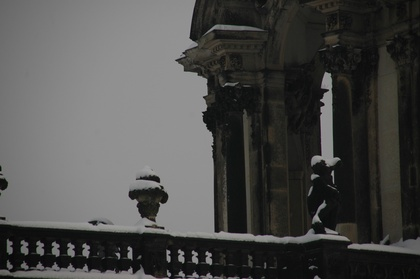
%> input picture data/fingerprints/Nikon_D70_0_19449.JPG, 420 x 279 px, shrunk from 3008 x 2000 before the run; its folder holds only this picture in this run
$ octave cal_parameters.m   (GNU Octave 9; MATLAB toolbox functions it lacks are replaced by stand-ins)
%> lines starting %> are read from the running program, lines starting %| are printed output that depends on the picture
### function_stdEst2D.m
function dev=function_stdEst2D(z,method)
% Estimate noise standard deviation (AWGN model)
%
% dev = function_stdEst2D(z,method)
%
%
% OUTPUT
% ------
% dev    :  estimated noise standard deviation
%
% INPUTS
% ------
% z      :  noisy observation (1D vector or 2D image)
% method :  method to attenuate signal (optional input)
%             0  standard shifted differences
%             1  cascaded horizontal-vertical shifted differences
%             2  wavelet domain estimation  (DEFAULT)
%             3  wavelet domain estimation with boundary removal
%             4  Immerkaer's method  (FASTEST)
%
%             7  Immerkaer's method with Daubechies-based Laplacian
%             8  Blockwise Immerkaer's method with Daubechies-based Laplacian
%
%
%  methods 0-3 are based on the Median of Absolute Deviation (MAD)
%  technique, whereas method 4 is based on Laplacian filtering
%
% Alessandro Foi - Tampere University of Technology - 2005-2006
% -----------------------------------------------------------------------
if nargin==1
    method=2; %% by default use Daubechies wavelets, without caring about boundary
end
if min(abs(method-[0 1 2 3 4 7 8]))>0
    disp(' ');disp('   !!!!!   Second argument must be either 0, 1, 2, 3, 4, 7, or 8.  (see help)');disp(' ');
    return
end
if ndims(z)>2
    disp(' ');disp('   !!!!!   Input has to be 1D vector or 2D image.  ');disp(' ');
    return
end
size_z=size(z);
if min(size_z(1:2))==1   %% 1D vector
    z=z(:);  % column
    if method==0||method==1 %%%% standard shifted differences
        z1=circshift(z,[1 0]);
        dz=abs(z(2:end,:)-z1(2:end,:));
        dev=median(dz(:))/(0.6745*sqrt(2));
    end
    if method==2  %%% wavelet domain estimation (Daubechies length 6)
        daub6kern=[0.03522629188571 0.08544127388203 -0.13501102001025 -0.45987750211849 0.80689150931109 -0.33267055295008]';
        wav_det=conv2(z,daub6kern,'same');
        dev=median(abs(wav_det(:)))/.6745;
    end
    if method==3  %%% wavelet domain estimation (Daubechies length 6)
        daub6kern=[0.03522629188571 0.08544127388203 -0.13501102001025 -0.45987750211849 0.80689150931109 -0.33267055295008]';
        wav_det=conv2(z,daub6kern,'valid');
        dev=median(abs(wav_det(:)))/.6745;
    end
    if method==4    %%% Immerkaer
        LAPL=[1 -2 1]';
        LAPL=LAPL*sqrt(pi/2/sum(LAPL(:).^2));
        YY=conv2(z,LAPL,'valid');
        dev=mean(abs(YY(:)));
    end
    if method==7    %%% Immerkaer-Daubechies
        daub6kern=[0.03522629188571 0.08544127388203 -0.13501102001025 -0.45987750211849 0.80689150931109 -0.33267055295008]';
        LAPL=conv(daub6kern,daub6kern);
        YY=conv2(z,daub6kern*sqrt(pi/2/sum(LAPL(:).^2)),'valid');
        YY=conv2(YY,daub6kern,'valid');
        dev=mean(abs(YY(:)));
    end
    if method==8    %%% blockwise Immerkaer-Daubechies
        daub6kern=[0.03522629188571 0.08544127388203 -0.13501102001025 -0.45987750211849 0.80689150931109 -0.33267055295008]';
        LAPL=conv2(daub6kern,daub6kern);
        YY=conv2(z,daub6kern*sqrt(pi/2/sum(LAPL(:).^2)),'valid');
        YY=conv2(YY,daub6kern,'valid');
        LL=16;
        NB1=floor(size(YY,1)/LL);
        YY=YY(1:NB1*LL);
        dev=median(mean(abs(reshape(YY,[LL NB1])),1));
    end
else  %% image
    if method==0 %%%% standard shifted differences
        z1=circshift(z,[1 0]);
        dz=abs(z(2:end,:)-z1(2:end,:));
        dev=median(dz(:))/(0.6745*sqrt(2));
        z2=circshift(z,[0 1]);
        dz=abs(z(:,2:end)-z1(:,2:end));
        dev=0.5*dev+0.5*median(dz(:))/(0.6745*sqrt(2));
    end
    if method==1   %%%  cascaded horizontal-vertical shifted differences
        z1=circshift(z,[1 0]);
        dz=z(2:end,:)-z1(2:end,:);
        dev=median(dz(:))/(0.6745*sqrt(2));
        z1=circshift(dz,[0 1]);
        dz=abs(dz(:,2:end)-z1(:,2:end));
        dev=median(dz(:))/(0.6745*2);
    end
    if method==2  %%% wavelet domain estimation (Daubechies length 6)
        daub6kern=[0.03522629188571 0.08544127388203 -0.13501102001025 -0.45987750211849 0.80689150931109 -0.33267055295008];
        daub6kern=daub6kern(end:-1:1); %% flip is used only to give exactly same result as previous version of the code (which was using filter2)
        wav_det=conv2(z,daub6kern,'same');
        wav_det=conv2(wav_det,daub6kern','same');
        dev=median(abs(wav_det(:)))/.6745;
    end
    if method==3  %%% wavelet domain estimation (Daubechies length 6)
        daub6kern=[0.03522629188571 0.08544127388203 -0.13501102001025 -0.45987750211849 0.80689150931109 -0.33267055295008];
        wav_det=conv2(z,daub6kern,'valid');
        wav_det=conv2(wav_det,daub6kern','valid');
        dev=median(abs(wav_det(:)))/.6745;
    end
    if method==4    %%% Immerkaer
        LAPL=[1 -2 1;-2 4 -2;1 -2 1];
        LAPL=LAPL*sqrt(pi/2/sum(LAPL(:).^2));
        YY=conv2(z,LAPL,'valid');
        dev=mean(abs(YY(:)));
    end
    if method==7    %%% Immerkaer-Daubechies
        %LAPL=[1 -2 1;-2 4 -2;1 -2 1];
        daub6kern=[0.03522629188571 0.08544127388203 -0.13501102001025 -0.45987750211849 0.80689150931109 -0.33267055295008];
        LAPL=conv2(daub6kern,daub6kern);
        LAPL=conv2(LAPL,daub6kern');
        LAPL=conv2(LAPL,daub6kern');
        %    LAPL=LAPL*sqrt(pi/2/sum(LAPL(:).^2));
        %    YY=conv2(z,LAPL,'valid');
        YY=conv2(z,daub6kern*sqrt(pi/2/sum(LAPL(:).^2)),'valid');
        YY=conv2(YY,daub6kern,'valid');
        YY=conv2(YY,daub6kern','valid');
        YY=conv2(YY,daub6kern','valid');
        dev=mean(abs(YY(:)));
    end
    if method==8    %%% blockwise Immerkaer-Daubechies
        %LAPL=[1 -2 1;-2 4 -2;1 -2 1];
        daub6kern=[0.03522629188571 0.08544127388203 -0.13501102001025 -0.45987750211849 0.80689150931109 -0.33267055295008];
        LAPL=conv2(daub6kern,daub6kern);
        LAPL=conv2(LAPL,daub6kern');
        LAPL=conv2(LAPL,daub6kern');
        YY=conv2(z,daub6kern*sqrt(pi/2/sum(LAPL(:).^2)),'valid');
        YY=conv2(YY,daub6kern,'valid');
        YY=conv2(YY,daub6kern','valid');
        YY=conv2(YY,daub6kern','valid');
        LL=8;
        NB1=floor(size(YY,1)/LL);
        NB2=floor(size(YY,2)/LL);
        YY=YY(1:NB1*LL,1:NB2*LL);
        dev=median(mean(abs(YY(repmat(reshape(repmat([1:LL],[LL 1])'+repmat([0:LL*NB1:LL*LL*NB1-1]',[1 LL])',[LL*LL 1]) ,[1 NB1*NB2])+repmat(reshape(repmat([0:LL:NB1*LL-1],[NB2 1])+repmat(NB1*LL*[0:LL:NB2*LL-1]',[1 NB1]),[1 NB1*NB2]),[LL*LL 1]))),1));
        % [9 lines of commented-out code are left out]
    end
end

%    disp(['Estimated noise sigma = ',num2str(dev)]);

### denoising.m
function  [z,z_approx,z_res] = denoising(z,sigma)

z_res = noiseextractfromgrayscale(z,sigma); %z_res = single(z_res);
%z_res = double(WienerInDFT(z_res,std2(z_res)));
z_approx = z - z_res;
end

### noiseextractfromgrayscale.m
function im_noise = noiseextractfromgrayscale(Im,sigma)

L=4;
qmf = MakeONFilter('Daubechies',8);
%sigma = 3*function_stdEst2D(Im,4);


[M,N] = size(Im);
m = 2^L;
% use padding with mirrored image content
    minpad=2;    % minimum number of padded rows and columns as well
    nr = ceil((M+minpad)/m)*m;  nc = ceil((N+minpad)/m)*m;  % dimensions of the padded image (always pad 8 pixels or more)
    pr = ceil((nr-M)/2);      % number of padded rows on the top
    prd= floor((nr-M)/2);     % number of padded rows at the bottom
    pc = ceil((nc-N)/2);      % number of padded columns on the left
    pcr= floor((nc-N)/2);     % number of padded columns on the right
    Im = [Im(pr:-1:1,pc:-1:1),     Im(pr:-1:1,:),     Im(pr:-1:1,N:-1:N-pcr+1);
          Im(:,pc:-1:1),           Im,                Im(:,N:-1:N-pcr+1);
          Im(M:-1:M-prd+1,pc:-1:1),Im(M:-1:M-prd+1,:),Im(M:-1:M-prd+1,N:-1:N-pcr+1)];
    % check this: Im = padarray(Im,[nr-M,nc-N],'symmetric');

% Precompute noise variance and initialize the output
NoiseVar = sigma^2;

wave_trans = zeros(nr,nc); % malloc the memory
[wave_trans,L] = mdwt(Im,qmf,L);

% Extract the noise from the wavelet coefficients

for i=1:L
    % indicies of the block of coefficients
    Hhigh = (nc/2+1):nc; Hlow = 1:(nc/2);
    Vhigh = (nr/2+1):nr; Vlow = 1:(nr/2);

    % Horizontal noise extraction
    wave_trans(Vlow,Hhigh) = WaveNoise(wave_trans(Vlow,Hhigh),NoiseVar);

    % Vertical noise extraction
    wave_trans(Vhigh,Hlow) =  WaveNoise(wave_trans(Vhigh,Hlow),NoiseVar);

    % Diagonal noise extraction
    wave_trans(Vhigh,Hhigh) = WaveNoise(wave_trans(Vhigh,Hhigh),NoiseVar);

    nc = nc/2; nr = nr/2;
end

% Last, coarest level noise extraction
wave_trans(1:nr,1:nc) = 0;

% Inverse wavelet transform
[image_noise,L]=midwt(wave_trans,qmf,L);

% Crop to the original size
im_noise = image_noise(pr+1:pr+M,pc+1:pc+N);


end

### cal_parameters.m
clc
clear all
close all

addpath('D:\YanliCHEN\MATLAB\CODE\encryption_camera_attribution_test\data\fingerprints');
imagefiles = dir('D:\YanliCHEN\MATLAB\CODE\encryption_camera_attribution_test\data\fingerprints\*.jpg');
image_numfiles = length(imagefiles);
im_num=image_numfiles;

channel=1;
scrambling_encryption=1;
noise_encryption= 1;
scale_res=1.25;

tic
for i=1:im_num
    image_name = imagefiles(i).name;
    im = imread(image_name);
%> im is the input picture: size 279x420x3 uint8; mean R, G, B 75.1, 75, 73.5

    z0 = double(im(:,:,channel));
    [r c] = size(z0);
%> r = 279; c = 420
    z0 = z0(1:8*floor(r/8),1:8*floor(c/8));
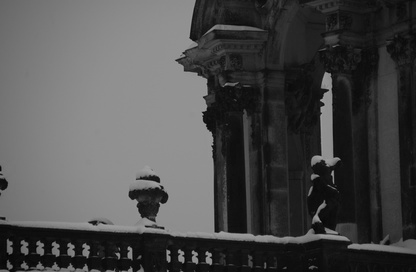
%> z0: size 272x416 double; min 0, max 165, mean 76
    clear r c;

    sigma=4*function_stdEst2D(z0,4);
%> in function_stdEst2D, `YY=conv2(z,LAPL,'valid');`:
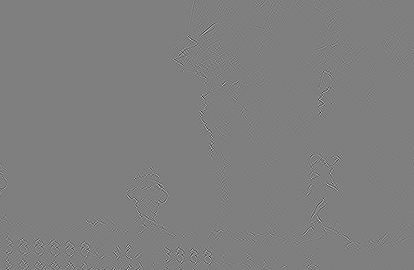
%> YY: size 270x414 double; min -51.8, max 52.01, mean 0; drawn with min black and max white
%> in function_stdEst2D, `dev=mean(abs(YY(:)));`: dev = 1.14
%> sigma = 4.56
    [z,z_approx,z_res] = denoising(z0,sigma);
%> the run ends on the next line

$ run again, on data/fingerprints/Nikon_D70_0_19593.JPG
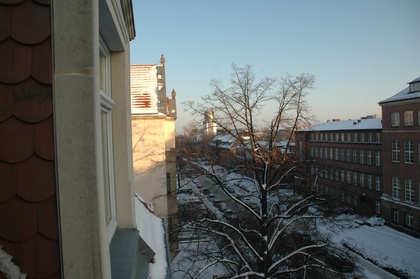
%> input picture data/fingerprints/Nikon_D70_0_19593.JPG, 420 x 279 px, shrunk from 3008 x 2000 before the run
%> im is the input picture: size 279x420x3 uint8; mean R, G, B 96.3, 101.6, 100.7
%> `z0 = z0(1:8*floor(r/8),1:8*floor(c/8));`:
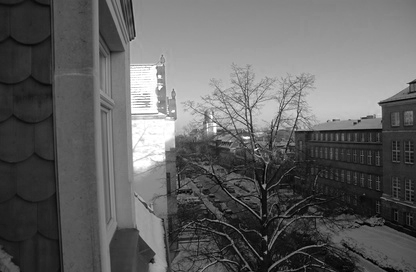
%> z0: size 272x416 double; min 0, max 255, mean 97.5
%> in function_stdEst2D, `YY=conv2(z,LAPL,'valid');`:
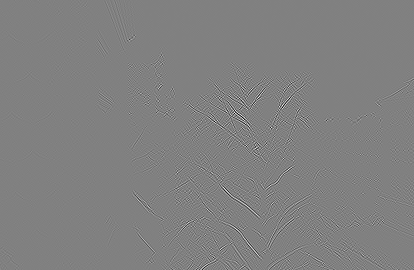
%> YY: size 270x414 double; min -81.88, max 80.21, mean 0; drawn with min black and max white
%> dev = 3.25
%> sigma = 13.02

$ run again, on data/fingerprints/Nikon_D70_0_19627.JPG
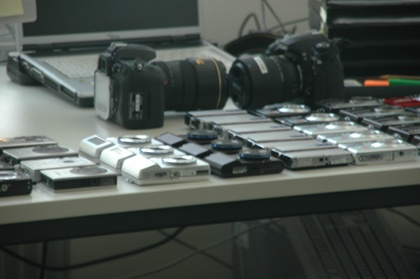
%> input picture data/fingerprints/Nikon_D70_0_19627.JPG, 420 x 279 px, shrunk from 3008 x 2000 before the run
%> im is the input picture: size 279x420x3 uint8; mean R, G, B 75, 82.1, 77.1
%> `z0 = z0(1:8*floor(r/8),1:8*floor(c/8));`:
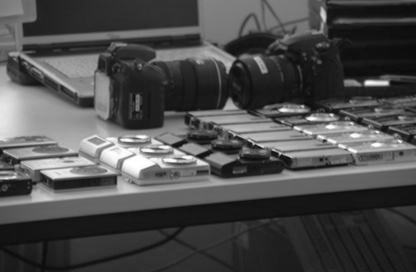
%> z0: size 272x416 double; min 9, max 255, mean 76.2
%> in function_stdEst2D, `YY=conv2(z,LAPL,'valid');`:
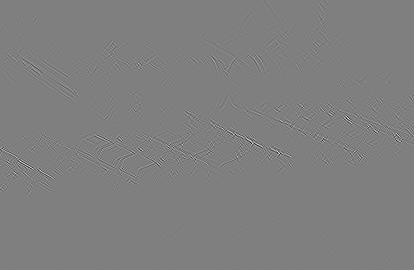
%> YY: size 270x414 double; min -35.3, max 35.3, mean 0; drawn with min black and max white
%> dev = 0.906
%> sigma = 3.63

$ run again, on data/fingerprints/Nikon_D70_0_19537.JPG
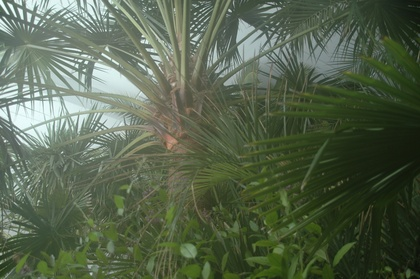
%> input picture data/fingerprints/Nikon_D70_0_19537.JPG, 420 x 279 px, shrunk from 3008 x 2000 before the run
%> im is the input picture: size 279x420x3 uint8; mean R, G, B 86.9, 99.9, 77.5
%> `z0 = z0(1:8*floor(r/8),1:8*floor(c/8));`:
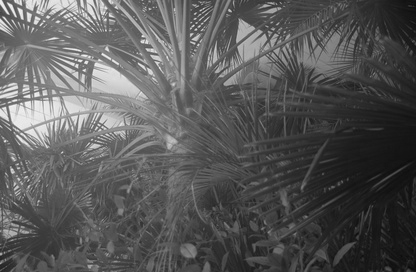
%> z0: size 272x416 double; min 9, max 243, mean 88.2
%> in function_stdEst2D, `YY=conv2(z,LAPL,'valid');`:
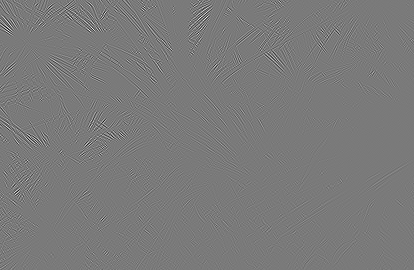
%> YY: size 270x414 double; min -75.83, max 81.88, mean 0; drawn with min black and max white
%> dev = 4.21
%> sigma = 16.85
